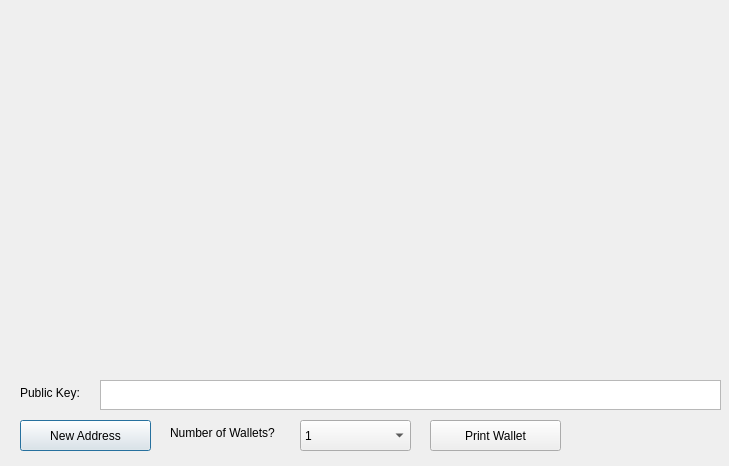
<?xml version="1.0" encoding="UTF-8"?>
<ui version="4.0">
 <class>PaperWalletDialog</class>
 <widget class="QDialog" name="PaperWalletDialog">
  <property name="geometry">
   <rect>
    <x>0</x>
    <y>0</y>
    <width>729</width>
    <height>466</height>
   </rect>
  </property>
  <property name="windowTitle">
   <string>Print Your Paper Wallets</string>
  </property>
  <widget class="QLabel" name="privateKeyQRCode">
   <property name="geometry">
    <rect>
     <x>534</x>
     <y>159</y>
     <width>141</width>
     <height>149</height>
    </rect>
   </property>
   <property name="text">
    <string/>
   </property>
   <property name="scaledContents">
    <bool>true</bool>
   </property>
  </widget>
  <widget class="QLabel" name="addressQRCode">
   <property name="geometry">
    <rect>
     <x>60</x>
     <y>40</y>
     <width>120</width>
     <height>120</height>
    </rect>
   </property>
   <property name="text">
    <string/>
   </property>
   <property name="scaledContents">
    <bool>true</bool>
   </property>
  </widget>
  <widget class="QPushButton" name="getNewAddress">
   <property name="geometry">
    <rect>
     <x>20</x>
     <y>420</y>
     <width>131</width>
     <height>31</height>
    </rect>
   </property>
   <property name="text">
    <string>New Address</string>
   </property>
   <property name="icon">
    <iconset>
     <normaloff>:/icons/add</normaloff>:/icons/add</iconset>
   </property>
  </widget>
  <widget class="QLabel" name="paperTemplate">
   <property name="geometry">
    <rect>
     <x>20</x>
     <y>10</y>
     <width>675</width>
     <height>362</height>
    </rect>
   </property>
   <property name="text">
    <string notr="true"/>
   </property>
   <property name="pixmap">
    <pixmap>:/images/paper_wallet</pixmap>
   </property>
  </widget>
  <widget class="VerticalLabel" name="addressText">
   <property name="geometry">
    <rect>
     <x>212</x>
     <y>20</y>
     <width>21</width>
     <height>341</height>
    </rect>
   </property>
   <property name="font">
    <font>
     <family>Monospace</family>
     <pointsize>12</pointsize>
     <weight>75</weight>
     <italic>false</italic>
     <bold>true</bold>
    </font>
   </property>
   <property name="text">
    <string/>
   </property>
   <property name="alignment">
    <set>Qt::AlignCenter</set>
   </property>
   <property name="textInteractionFlags">
    <set>Qt::TextSelectableByKeyboard|Qt::TextSelectableByMouse</set>
   </property>
  </widget>
  <widget class="VerticalLabel" name="privateKeyText">
   <property name="geometry">
    <rect>
     <x>500</x>
     <y>10</y>
     <width>21</width>
     <height>361</height>
    </rect>
   </property>
   <property name="font">
    <font>
     <family>Monospace</family>
     <pointsize>8</pointsize>
     <weight>50</weight>
     <italic>false</italic>
     <bold>false</bold>
    </font>
   </property>
   <property name="text">
    <string/>
   </property>
   <property name="scaledContents">
    <bool>true</bool>
   </property>
   <property name="alignment">
    <set>Qt::AlignCenter</set>
   </property>
   <property name="textInteractionFlags">
    <set>Qt::TextSelectableByKeyboard|Qt::TextSelectableByMouse</set>
   </property>
  </widget>
  <widget class="QPushButton" name="printButton">
   <property name="geometry">
    <rect>
     <x>430</x>
     <y>420</y>
     <width>131</width>
     <height>31</height>
    </rect>
   </property>
   <property name="text">
    <string>Print Wallet</string>
   </property>
   <property name="icon">
    <iconset>
     <normaloff>:/icons/receiving_addresses</normaloff>:/icons/receiving_addresses</iconset>
   </property>
  </widget>
  <widget class="QDialogButtonBox" name="buttonBox">
   <property name="geometry">
    <rect>
     <x>580</x>
     <y>420</y>
     <width>111</width>
     <height>31</height>
    </rect>
   </property>
   <property name="standardButtons">
    <set>QDialogButtonBox::NoButton</set>
   </property>
   <property name="centerButtons">
    <bool>true</bool>
   </property>
  </widget>
  <widget class="QLabel" name="label">
   <property name="geometry">
    <rect>
     <x>170</x>
     <y>420</y>
     <width>131</width>
     <height>26</height>
    </rect>
   </property>
   <property name="text">
    <string>Number of Wallets?</string>
   </property>
  </widget>
  <widget class="QComboBox" name="walletCount">
   <property name="geometry">
    <rect>
     <x>300</x>
     <y>420</y>
     <width>111</width>
     <height>31</height>
    </rect>
   </property>
   <property name="editable">
    <bool>false</bool>
   </property>
   <item>
    <property name="text">
     <string>1</string>
    </property>
   </item>
   <item>
    <property name="text">
     <string>2</string>
    </property>
   </item>
   <item>
    <property name="text">
     <string>3</string>
    </property>
   </item>
   <item>
    <property name="text">
     <string>4</string>
    </property>
   </item>
   <item>
    <property name="text">
     <string>5</string>
    </property>
   </item>
   <item>
    <property name="text">
     <string>6</string>
    </property>
   </item>
   <item>
    <property name="text">
     <string>7</string>
    </property>
   </item>
   <item>
    <property name="text">
     <string>8</string>
    </property>
   </item>
   <item>
    <property name="text">
     <string>9</string>
    </property>
   </item>
   <item>
    <property name="text">
     <string>10</string>
    </property>
   </item>
   <item>
    <property name="text">
     <string>11</string>
    </property>
   </item>
   <item>
    <property name="text">
     <string>12</string>
    </property>
   </item>
  </widget>
  <widget class="QTextEdit" name="publicKey">
   <property name="geometry">
    <rect>
     <x>100</x>
     <y>380</y>
     <width>621</width>
     <height>30</height>
    </rect>
   </property>
   <property name="undoRedoEnabled">
    <bool>false</bool>
   </property>
   <property name="readOnly">
    <bool>true</bool>
   </property>
   <property name="html">
    <string>&lt;!DOCTYPE HTML PUBLIC &quot;-//W3C//DTD HTML 4.0//EN&quot; &quot;http://www.w3.org/TR/REC-html40/strict.dtd&quot;&gt;
&lt;html&gt;&lt;head&gt;&lt;meta name=&quot;qrichtext&quot; content=&quot;1&quot; /&gt;&lt;style type=&quot;text/css&quot;&gt;
p, li { white-space: pre-wrap; }
&lt;/style&gt;&lt;/head&gt;&lt;body style=&quot; font-family:'SimSun'; font-size:9pt; font-weight:400; font-style:normal;&quot;&gt;
&lt;p style=&quot;-qt-paragraph-type:empty; margin-top:0px; margin-bottom:0px; margin-left:0px; margin-right:0px; -qt-block-indent:0; text-indent:0px; font-family:'Sans Serif';&quot;&gt;&lt;br /&gt;&lt;/p&gt;&lt;/body&gt;&lt;/html&gt;</string>
   </property>
   <property name="acceptRichText">
    <bool>false</bool>
   </property>
  </widget>
  <widget class="QLabel" name="label_2">
   <property name="geometry">
    <rect>
     <x>20</x>
     <y>380</y>
     <width>91</width>
     <height>26</height>
    </rect>
   </property>
   <property name="text">
    <string>Public Key:</string>
   </property>
  </widget>
  <zorder>getNewAddress</zorder>
  <zorder>paperTemplate</zorder>
  <zorder>addressQRCode</zorder>
  <zorder>privateKeyQRCode</zorder>
  <zorder>addressText</zorder>
  <zorder>privateKeyText</zorder>
  <zorder>printButton</zorder>
  <zorder>buttonBox</zorder>
  <zorder>label</zorder>
  <zorder>walletCount</zorder>
  <zorder>publicKey</zorder>
  <zorder>label_2</zorder>
 </widget>
 <customwidgets>
  <customwidget>
   <class>VerticalLabel</class>
   <extends>QLabel</extends>
   <header>verticallabel.h</header>
  </customwidget>
 </customwidgets>
 <resources>
  <include location="../bitcoin.qrc"/>
 </resources>
 <connections>
  <connection>
   <sender>buttonBox</sender>
   <signal>rejected()</signal>
   <receiver>PaperWalletDialog</receiver>
   <slot>close()</slot>
   <hints>
    <hint type="sourcelabel">
     <x>650</x>
     <y>408</y>
    </hint>
    <hint type="destinationlabel">
     <x>357</x>
     <y>214</y>
    </hint>
   </hints>
  </connection>
 </connections>
</ui>
